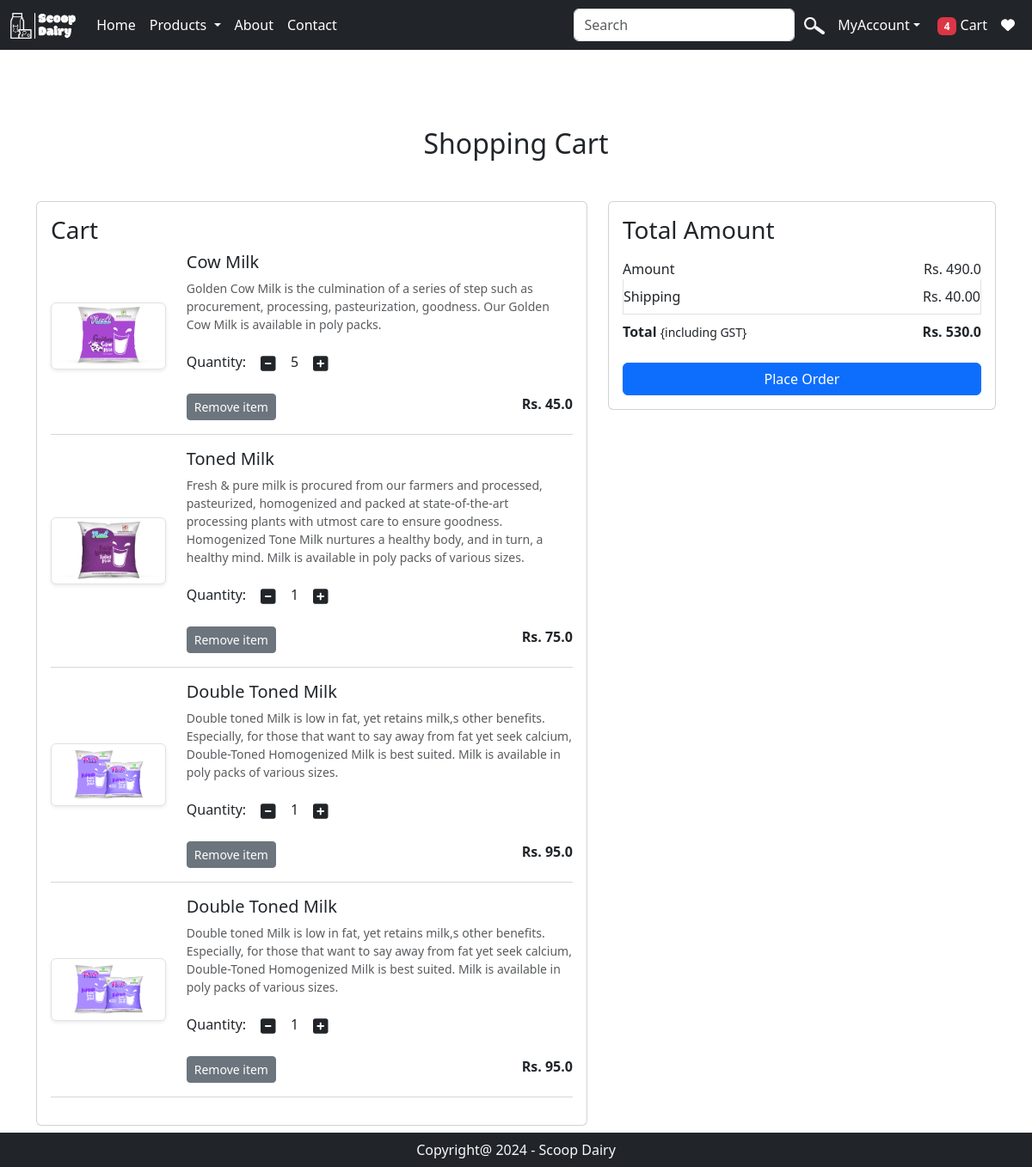
The page /cart/ (signed in) on the database its author committed.
### Eapp/models.py (models this page shows, shortened)
class Cart(models.Model):
    user = models.ForeignKey(User,on_delete=models.CASCADE)
    product = models.ForeignKey(Product,on_delete=models.CASCADE)
    quantity = models.PositiveIntegerField(default=1)

class Product(models.Model):
    title=models.CharField(max_length=100)
    selling_price=models.FloatField()
    discounted_price=models.FloatField()
    description=models.TextField()
    composition=models.TextField(default='')
    prodapp=models.TextField(default='')
    category=models.CharField(choices=CATEGORY_CHOICES,max_length=2)
    product_image=models.ImageField(upload_to='product')

### Eapp/views.py (the view)
# urls.py: path('cart/',views.show_cart, name='showcart'),
@login_required
def show_cart(request):
    user=request.user
    cart=Cart.objects.filter(user=user)
    amount=0
    for p in cart:
        value = p.quantity * p.product.discounted_price
        amount = amount + value
    totalamount = amount + 40
    totalitem = 0
    wishitem = 0
    if request.user.is_authenticated:
        totalitem = len(Cart.objects.filter(user=request.user))
        wishitem = len(Wishlist.objects.filter(user=request.user))
    return render(request,'addtocart.html',locals())

### template/addtocart.html (shortened to what this page needs)
{% extends "base.html" %}
{% load static %}
{% block main-content %}
<div class="container my-5">
  <div class="row">
    {% if cart %}
    <h2 class="text-center mb-5 def">Shopping Cart</h2>
    <div class="col-sm-7">
      <div class="card">
        <div class="card-body">
          <h3>Cart</h3>
          {% for item in cart %}
          <div class="row">
            <div class="col-sm-3 text-center align-self-center">
              <img src="{{item.product.product_image.url}}" alt="image not found" srcset="" class="img-fluid img-thumbnail shadow-sm "
              height="200px"
              width="200px"
              />
            </div>
            <div class="col-sm-9">
            <div>
            <h5>{{item.product.title}}</h5>
            <p class="mb-2 text-muted small">{{item.product.description}}</p>
            <div class="my-3">
              <label for="quantity">Quantity:</label>
              <a class="minus-cart btn" pid="{{item.product.id}}"
                ><i class="fas fa-minus-square fa-lg"></i
              ></a>
              <span id="quantity">{{item.quantity}}</span>
              <a class="plus-cart btn" pid="{{item.product.id}}"
                ><i class="fas fa-plus-square fa-lg"></i
              ></a>
            </div>
            <div class="d-flex justify-content-between">
              <a
                href="#"
                class="remove-cart btn-sm btn btn-secondary mr-3"
                pid="{{item.product.id}}"
                >Remove item</a
              >
              <p class="mb-0">
                <span
                  ><strong>Rs. {{item.product.discounted_price}}</strong></span
                >
              </p>
            </div>
          </div>
        </div>
    </div>
      <hr class="text-muted" />
      {% endfor %}
    </div>
</div>
</div>
    <div class="col-sm-5">
      <div class="card">
        <div class="card-body">
          <h3>Total Amount</h3>
          <ul class="list-group">
            <li
              class="list-group-item d-flex justify-content-between align-items-center border-0 px-0 pb-0"
            >
              Amount <span id="amount">Rs. {{amount}}</span>
            </li>
            <li
              class="list-group-item d-flex justify-content-between align-items-center px-0"
            >
              Shipping <span>Rs. 40.00</span>
            </li>
            <li
              class="list-group-item d-flex justify-content-between align-items-center border-0 px-0 mb-3"
            >
              <div><strong>Total</strong> <small>{including GST}</small></div>
              <span id="totalamount"><strong>Rs. {{totalamount}}</strong></span>
            </li>
          </ul>
          <div class="d-grid">
            <a href="{% url 'checkout' %}" class="btn btn-primary"
              >Place Order</a
            >
          </div>
        </div>
        </div>
        </div>
    {% else %}
    <h1 class="text-center mb-5">Cart is Empty</h1>
    {% endif %}
  </div>
</div>
{% endblock main-content %}

### template/base.html (shortened to what this page needs)
<!doctype html>
{% load static %}
<html lang="en">
  <head>
    <link href="https://cdn.jsdelivr.net/npm/bootstrap@5.3.2/dist/css/bootstrap.min.css" rel="stylesheet">
    <link rel="stylesheet" href="{% static 'css/style.css'%}">
  </head>
  <body>
    <nav class="navbar navbar fixed-top navbar-expand-sm navbar-success bg-success container-fluid navbar-dark bg-dark">
      <div class="container-fluid me-0">
        <a class="navbar-brand text-warning" href="/" style="font-weight: 600;">
          <img src="{% static 'images/logo.png' %}" alt="logo" height="30px">
        </a>
        <div class="collapse navbar-collapse" id="navbarSupportedContent">
          <ul class="navbar-nav me-auto mb-2 mb-lg-0">
            {% if request.user.is_authenticated %}
            <li class="nav-item {% if request.path == '/' %} active {% endif %}">
              <a class="nav-link  text-white" aria-current="page" href="/">Home</a>
            </li>
            <li class="nav-item dropdown">
              <a class="nav-link dropdown-toggle text-white" href="#" role="button" data-bs-toggle="dropdown" aria-expanded="false">
                Products
              </a>
            </li>
            <li class="nav-item {% if request.path == '/about/' %} active {% endif %}">
              <a class="nav-link text-white" href="{% url 'about' %}">About</a>
            </li>
            <li class="nav-item {% if request.path == '/contact/' %} active {% endif %}" >
              <a class="nav-link text-white" href="{% url 'contact' %}">Contact</a>
            </li>
          </ul>
          <form class="d-flex" role="search" action="/search">
            <input class="form-control me-2" type="search" placeholder="Search" name="search" aria-label="Search">
            <button class="btn btn-outline-dark" type="submit" style="padding: 2px;"><img src="{% static 'images/search.png' %}" alt="search" height="20px"></button>
          </form>
        </div>
<ul class="navbar-nav me-auto mb-2 mb-sm-0">
<li class="nav-item dropdown mx-1">
  <a class="nav-link dropdown-toggle text-white" href=""
    id="profileDropdown" role="button" data-bs-toggle="dropdown" area-expanded="false">MyAccount</a>
</li>
<li class="nav-item mx-0">
  <a  href="{% url 'showcart' %}" class="nav-link text-white"> <span class="badge bg-danger">{% if totalitem > 0 %} {{totalitem}} {% endif %} </span> Cart </a>
</li>
<li class="nav-item mx-0">
  <a  href="{% url 'showwishlist' %}" class="nav-link text-white"> <i class="fa fa-heart"></i></a>
</li>
{% endif %}
</ul>
      </div>
    </nav>
    {% block main-content %}{% endblock main-content %}
    <footer class="container-fluid bg-success text-center p-2 mt-5 bg-dark text-light fixed-bottom ">
      Copyright@ 2024 - Scoop Dairy
    </footer>
  </body>
</html>

### Eapp/static/CSS/style.css (style rules this page uses)
.def { margin-top: 100px; }

### rows shown on the page
Cart: product.product_image (picture), product "Cow Milk", product.description "Golden Cow Milk is the culmination of a series of step such as procurement, processing, pasteurization, goodness. Our Golden Cow Milk is available in poly packs.", quantity "5", product.discounted_price "45.0"
Cart: product.product_image (picture), product "Toned Milk", product.description "Fresh & pure milk is procured from our farmers and processed, pasteurized, homogenized and packed at state-of-the-art processing plants with utmost care to ensure goodness. Homogenized Tone Milk nurtures a healthy body, and in turn, a healthy mind. Milk is available in poly packs of various sizes.", quantity "1", product.discounted_price "75.0"
Cart: product.product_image (picture), product "Double Toned Milk", product.description "Double toned Milk is low in fat, yet retains milk,s other benefits. Especially, for those that want to say away from fat yet seek calcium, Double-Toned Homogenized Milk is best suited. Milk is available in poly packs of various sizes.", quantity "1", product.discounted_price "95.0"
Cart: product.product_image (picture), product "Double Toned Milk", product.description "Double toned Milk is low in fat, yet retains milk,s other benefits. Especially, for those that want to say away from fat yet seek calcium, Double-Toned Homogenized Milk is best suited. Milk is available in poly packs of various sizes.", quantity "1", product.discounted_price "95.0"

### other values the page prints
{{ totalitem }} "4"
{{ amount }} "490.0"
{{ totalamount }} "530.0"
